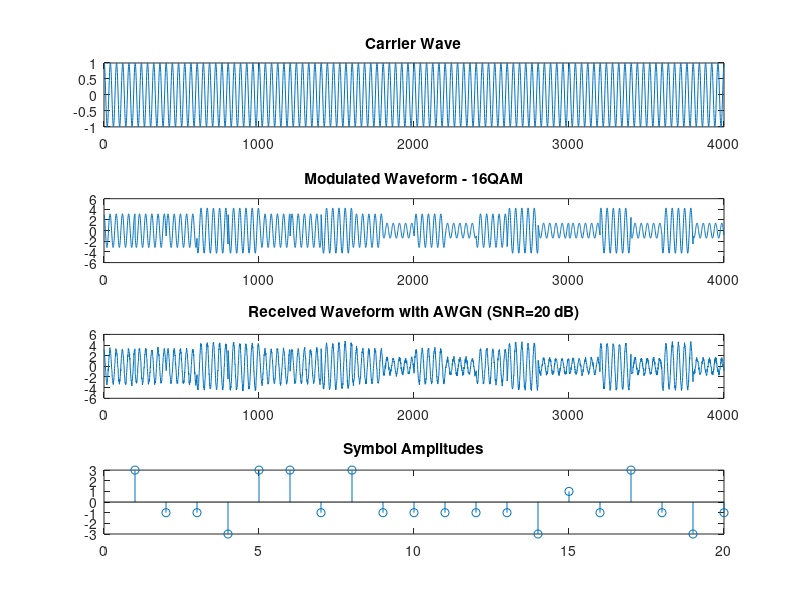
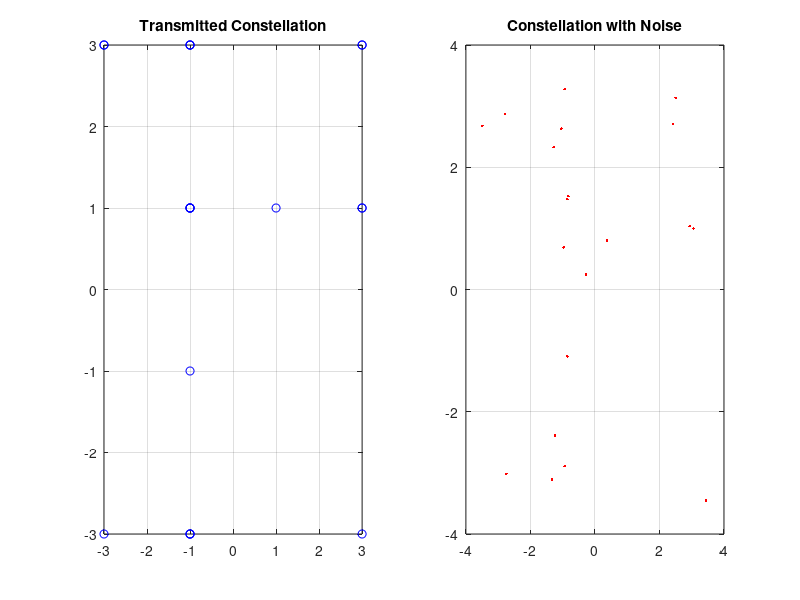

These figures' MATLAB source, in order:
clear all
close all
clc

%% PARAMETERS (CHANGE THESE)

modType = "16QAM";      % "BPSK" "QPSK" "16QAM"
numSymbols = 20;
fc = 5;                 % carrier frequency
fs = 200;               % sampling rate
Ts = 1;                 % symbol duration
SNR_dB = 20;

%% TIME AXIS
t = 0:1/fs:Ts-1/fs;

signal = [];
carrier = [];
symbols = [];

%% MODULATION

if strcmp(modType,"BPSK")
          %%1 2 3 4 5 6 7 8 9 0 1 2 3 4 5 6 7 8 9 0
    bits = [1 0 1 1 0 1 0 0 1 1 1 0 0 1 0 0 1 0 1 0];

    for k=1:numSymbols

        sym = 2*bits(k)-1;
        wave = sym*cos(2*pi*fc*t);

        signal = [signal wave];
        carrier = [carrier cos(2*pi*fc*t)];
        symbols = [symbols sym];

    endfor

elseif strcmp(modType,"QPSK")

    bits = randi([0 1],1,2*numSymbols);
    bits = reshape(bits,2,[]);

    for k=1:numSymbols

        I = 2*bits(1,k)-1;
        Q = 2*bits(2,k)-1;

        wave = I*cos(2*pi*fc*t) - Q*sin(2*pi*fc*t);

        signal = [signal wave];
        carrier = [carrier cos(2*pi*fc*t)];

        symbols = [symbols I + 1i*Q];

    endfor

elseif strcmp(modType,"16QAM")

    bits = randi([0 1],1,4*numSymbols);
    bits = reshape(bits,4,[]);

    for k=1:numSymbols

        b = bits(:,k);

        I = (2*b(1)+b(2))*2 - 3;
        Q = (2*b(3)+b(4))*2 - 3;

        wave = I*cos(2*pi*fc*t) - Q*sin(2*pi*fc*t);

        signal = [signal wave];
        carrier = [carrier cos(2*pi*fc*t)];

        symbols = [symbols I + 1i*Q];

    endfor

endif

%% ADD AWGN NOISE

signal_power = mean(signal.^2);
SNR = 10^(SNR_dB/10);
noise_power = signal_power/SNR;

noise = sqrt(noise_power)*randn(size(signal));

rx = signal + noise;

%% PLOTS

figure

subplot(4,1,1)
plot(carrier)
title("Carrier Wave")

subplot(4,1,2)
plot(signal)
title(["Modulated Waveform - ",modType])

subplot(4,1,3)
plot(rx)
title(["Received Waveform with AWGN (SNR=",num2str(SNR_dB)," dB)"])

subplot(4,1,4)
stem(real(symbols))
title("Symbol Amplitudes")

%% CONSTELLATION

figure

subplot(1,2,1)
plot(real(symbols), imag(symbols),'bo')
grid on
title("Transmitted Constellation")

subplot(1,2,2)
rx_sym = symbols + 0.3*(randn(size(symbols))+1i*randn(size(symbols)));
plot(real(rx_sym), imag(rx_sym),'r.')
grid on
title("Constellation with Noise")
